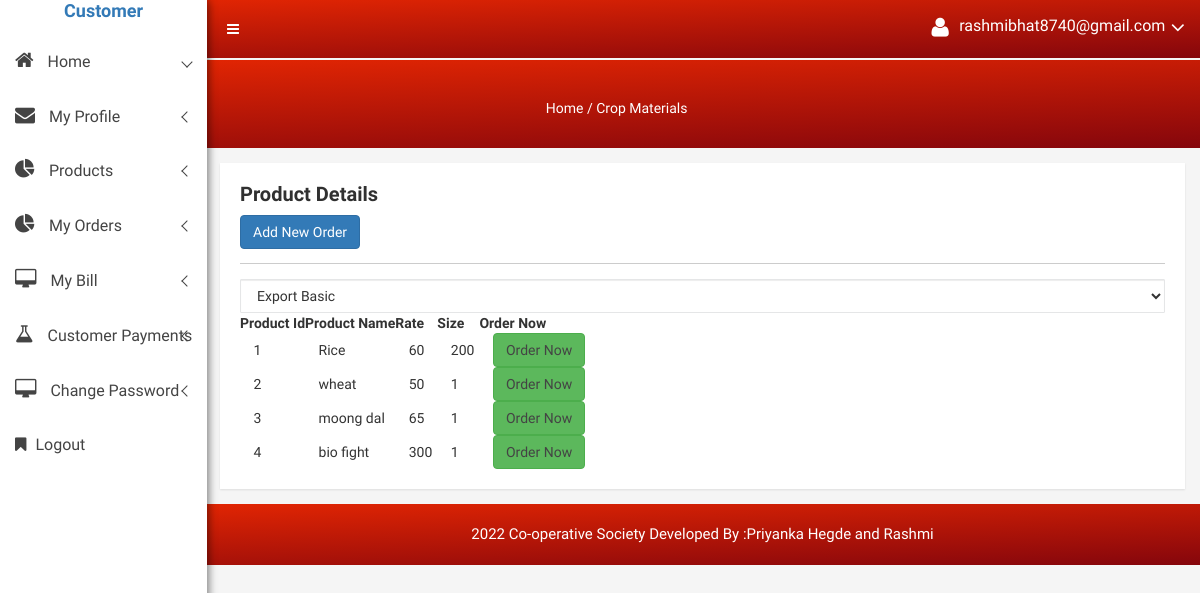
The app's page /customer/product_view.php (signed in) with its own data.
### tables this page shows
CREATE TABLE `products` (
  `product_id` int(100) NOT NULL,
  `product_name` varchar(150) NOT NULL,
  `product_rate` int(200) NOT NULL,
  `product_size` varchar(100) NOT NULL,
  `product_stock` varchar(100) NOT NULL,
  `product_image` varchar(200) NOT NULL
);

### customer/product_view.php (the view, shortened to what this page needs)
<?php include('meta_tag.php'); ?>
<body>
  <?php include('sidebar.php'); ?>
            <div class="breadcome-area">
                <div class="container-fluid">
                    <div class="row">
                        <div class="col-lg-12 col-md-12 col-sm-12 col-xs-12">
                            <div class="breadcome-list single-page-breadcome">
                                <div class="row">
                                    <div class="col-lg-6 col-md-6 col-sm-6 col-xs-6">
                                        <ul class="breadcome-menu">
                                            <li><a href="#">Home</a> <span class="bread-slash">/</span>
                                            </li>
                                            <li><span class="bread-blod">Crop Materials</span>
                                            </li>
                                        </ul>
                                    </div>
                                </div>
                            </div>
                        </div>
                    </div>
                </div>
            </div>
        </div>
        <div class="data-table-area mg-tb-15">
            <div class="container-fluid">
                <div class="row">
                    <div class="col-lg-12 col-md-12 col-sm-12 col-xs-12">
                        <div class="sparkline13-list">
                            <div class="sparkline13-hd">
                                <div class="main-sparkline13-hd">
                                    <h1>Product Details</h1>
									<a href="customer_order_details.php" class="btn btn-primary">Add New Order </a><hr>
                                </div>
                            </div>
                            <div class="sparkline13-graph">
                                <div class="datatable-dashv1-list custom-datatable-overright">
                                    <div id="toolbar">
                                        <select class="form-control">
												<option value="">Export Basic</option>
											</select>
                                    </div>
                                    <table id="table" data-toggle="table" data-pagination="true" data-search="true" data-show-columns="true" data-show-pagination-switch="true" data-show-refresh="true" data-key-events="true" data-show-toggle="true" data-resizable="true" data-cookie="true"
                                        data-cookie-id-table="saveId" data-show-export="true" data-click-to-select="true" data-toolbar="#toolbar">
                                        <thead>
    <tr>
    <th>Product  Id</th>
    <th>Product Name</th>
    <th>Rate</th>
	<th>Size</th>
	<th>Order Now</th>
  </tr>
  </thead>
  <tbody>
<?php
include('database.php');
 $sql="select * from Products";
$res=mysqli_query($conn,$sql);
while($row=mysqli_fetch_array($res))
{
?>
<tr>
     <td>&nbsp;<?php echo $row['product_id'];?></td>
     <td>&nbsp;<?php echo $row['product_name'];?></td>
	 <td>&nbsp;<?php echo $row['product_rate'];?></td>
	  <td>&nbsp;<?php echo $row['product_size'];?></td>
	   <td>&nbsp;<a href="customer_order_details.php?jid=<?php echo $row['product_id'];?>" class="btn btn-success">Order Now</a></td>
  </tr>
  <?php
  }
  ?>
  </tbody>
                                    </table>
                                </div>
                            </div>
                        </div>
                    </div>
                </div>
            </div>
        </div>
        <?php include('footer.php'); ?>
</html>

### customer/css/main.css (style rules this page uses)
html { color: #222; font-size: 1em; line-height: 1.4; }
hr { display: block; height: 1px; border: 0; border-top: 1px solid #ccc; margin: 1em 0; padding: 0; }

### customer/style.css (style rules this page uses)
html, body { height: 100%; font-family: 'Play', sans-serif;font-weight:400;background:#f5f5f5; }
h1, h2, h3, h4, h5, h6 { margin: 0 0 10px; font-weight:700; }
ul { list-style: outside none none; margin: 0; padding: 0 }
.mg-tb-15 { margin:15px 0px; }
.breadcome-list { padding-top:30px; padding-bottom:100px; }
.form-control { background-color: #FFFFFF; background-image: none; border: 1px solid #e5e6e7; border-radius: 1px; color: inherit; display: block; padding: 6px 12px; transition: border-color 0.15s ease-in-out 0s, box-shadow 0.15s ease-in-out 0s; width: 100%; }
ul.breadcome-menu { padding-top: 8px; }
ul.breadcome-menu { text-align: right; }
ul.breadcome-menu li { font-size: 14px; display: inline-block; color:#fff; }
ul.breadcome-menu li a { color:#fff; }
.product-sales-chart, .analytics-info-cs, .tranffic-als-inner, .analytics-rounded, .single-new-trend, .personal-info-wrap, .author-widgets-single, .calender-inner, .product-status-wrap, .review-tab-pro-inner, .income-dashone-total, .analytics-adminpro-wrap, .analytics-sparkle-line, .analysis-progrebar, .sparkline8-list, .sparkline9-list, .sparkline7-list, .sparkline10-list, .sparkline12-list, .sparkline13-list, .sparkline14-list, .sparkline13-list, .sparkline11-list, .x-editable-list, .code-editor-single, .blog-details-inner, .charts-single-pro, .about-sparkline, .sparkline-list, .button-ad-wrap, .tab-content-details, .sparkline16-list, .sparkline15-list, .tinymce-single { padding:20px; background:#fff; -webkit-box-shadow: 0px 1px 2px 0px rgba(0, 0, 0, 0.1); box-shadow: 0px 1px 2px 0px rgba(0, 0, 0, 0.1); }
.breadcome-list.single-page-breadcome { padding-top: 30px; padding-bottom: 30px; }
.main-sparkline8-hd h1, .main-sparkline9-hd h1, .main-spark7-hd h1, .main-sparkline10-hd h1, .main-sparkline11-hd h1, .main-sparkline12-hd h1, .main-sparkline13-hd h1, .main-sparkline14-hd h1 { font-size:20px; color:#303030; }
.custom-datatable-overright table tbody tr td a { color: #444; font-size: 14px; }
.custom-datatable-overright table tbody tr td { padding-left: 10px !important; padding-right: 5px !important; font-size: 14px; text-align: left; }

### records on screen
products: product_id "1", product_name "Rice", product_rate "60", product_size "200"
products: product_id "2", product_name "wheat", product_rate "50", product_size "1"
products: product_id "3", product_name "moong dal", product_rate "65", product_size "1"
products: product_id "4", product_name "bio fight", product_rate "300", product_size "1"

### other values on screen
$_SESSION['uname'] "rashmibhat8740@gmail.com"
